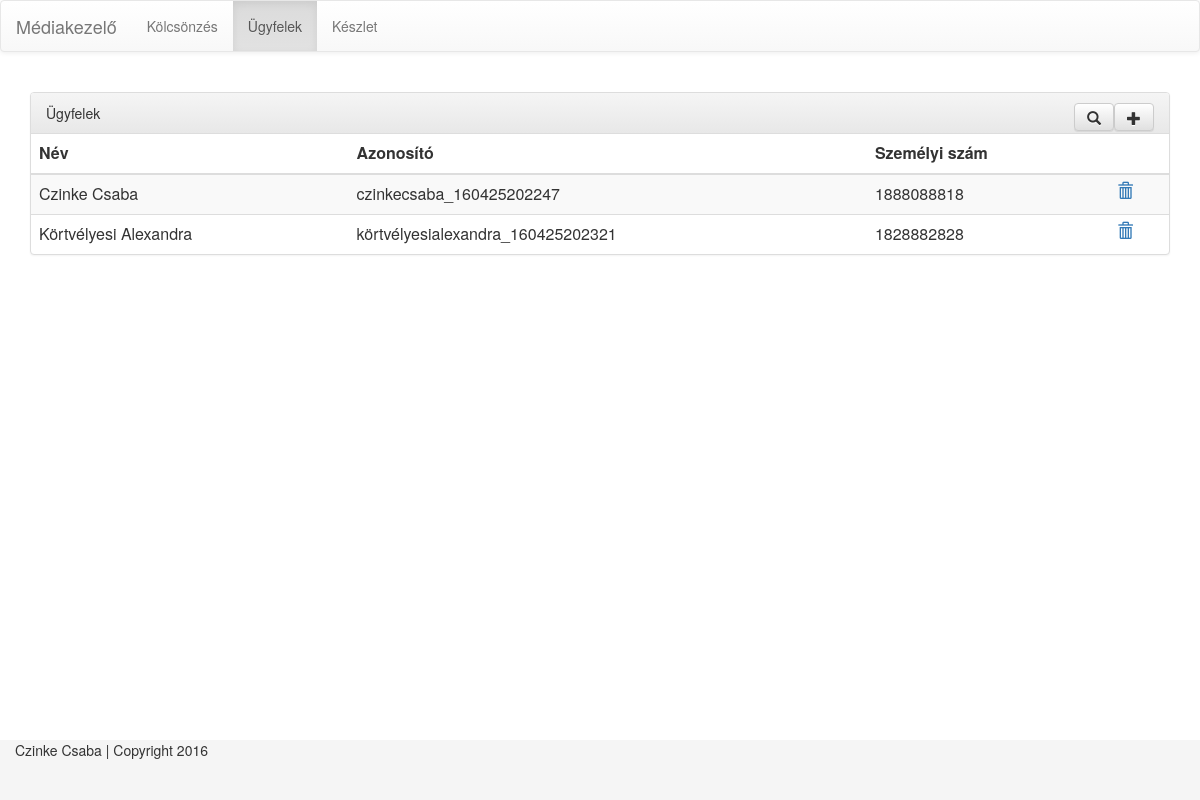
The app's page /customer/, older data.
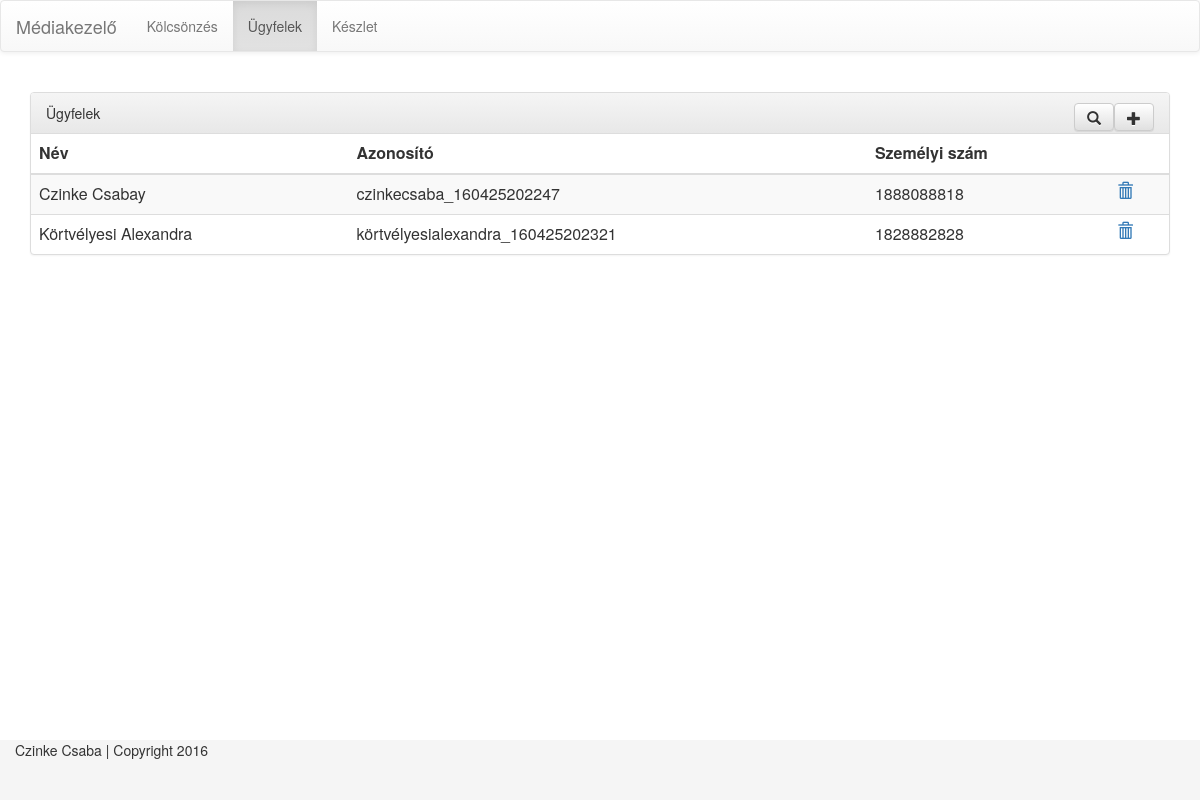
The same page, newer data.
### customerService/models.py (models this page shows, shortened)
class Customer(models.Model):
    name = models.CharField(max_length=200)
    customer_identifier = models.CharField(max_length=200, unique=True)
    phone_number = models.CharField(max_length=20)
    personal_identifier = models.CharField(max_length=20)
    address = models.CharField(max_length=200)
    is_deleted = models.BooleanField(default=False)

### customerService/views.py (the view)
# urls.py: url(r'^(?P<status>[a-z]+)/$', views.index, name='index'),
def index(request):
    template = loader.get_template(TemplateKeys.all_customer)
    context = {
        'customer_list': DataAccess.get_all_customer(),
    }
    return HttpResponse(template.render(context, request))

### customerService/data_access/customer_data_access.py (called while the page is built)
def get_all_customer():
    return Customer.objects.filter(is_deleted = False)

### customerService/templates/customers.html (shortened to what this page needs)
{% extends "header_footer.html" %}
{% block content %}
<div class="container">
    <div class="panel panel-default">
        <div class="panel-heading">Ügyfelek
            <a data-toggle="modal" href="#addCustomer" class="btn btn-default pull-right"><span class="glyphicon glyphicon-plus"></span></a>
            <a data-toggle="modal" href="#searchCustomer" class="btn btn-default pull-right"><span class="glyphicon glyphicon-search"></span></a>
        </div>
        <table class="table table-striped">
            <thead>
                <tr>
                    <th>Név</th>
                    <th>Azonosító</th>
                    <th>Személyi szám</th>
                    <th></th>
                </tr>
            </thead>
            <tbody>
            {% for customer in customer_list %}
                <tr ondblclick="document.location = '{% url 'customer:customerdatasheet' customer.id %}'">
                    <td>{{ customer.name }}</td>
                    <td>{{ customer.customer_identifier }}</td>
                    <td>{{ customer.personal_identifier }}</td>
                    <td><a href="{% url 'customer:deletecustomer' customer.id %}"><span class="glyphicon glyphicon-trash"></span></a></td>
                </tr>
            {% endfor %}
            </tbody>
        </table>
    </div>
</div>
{% endblock %}

Row changes from the older to the newer data that the page shows:
changed Customer "czinkecsaba_160425202247": name "Czinke Csaba" → "Czinke Csabay"
